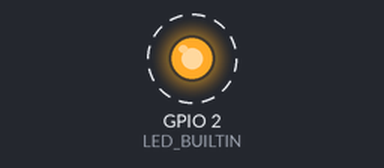
Recording of a sketch running on a simulated ESP32. On the bench: output pins drawn as LEDs (lit = HIGH). Dashed ring = blinking. What the sketch prints to the serial monitor is not drawn.

Above: at 0.5 s.
Timing chart, 0 to 4.6 s (numbered marks = the images above):
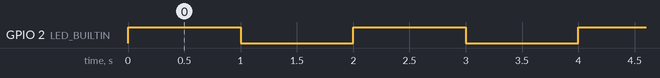

The sketch:

serial_hello.ino
```cpp
// 0-2 環境チェック用：Arduino / ESP32 共通
// 1秒ごとにシリアルモニタへ数字を送る。LED があるボードでは点滅もする。
// シリアルモニタの速度は 115200 にする。

const unsigned long BAUD = 115200;
unsigned long count = 0;

void setup() {
  Serial.begin(BAUD);
#ifdef LED_BUILTIN
  pinMode(LED_BUILTIN, OUTPUT);
#endif
}

void loop() {
  Serial.print("hello RCJ Soccer ML  count=");
  Serial.println(count++);
#ifdef LED_BUILTIN
  digitalWrite(LED_BUILTIN, count % 2);
#endif
  delay(1000);
}
```

Measured:
- by itself, GPIO 2 (LED_BUILTIN): alternates HIGH for 1.0 s and LOW for 1.0 s
